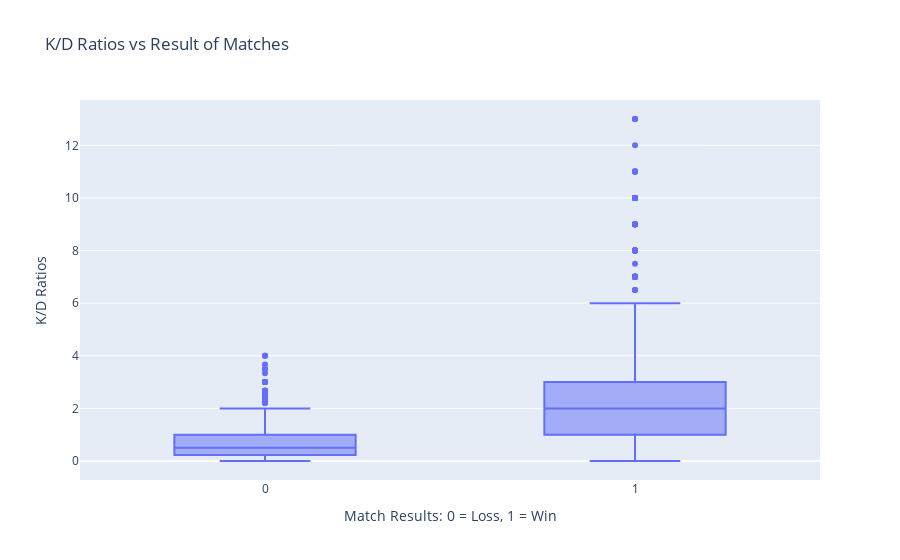

The cell this chart's notebook holds for it:
### Markdown cell above
**Plot for K/D ratio vs result column:**
In order to plot the K/D ratios and comapre them to the win/loss result of matches, the box plot was utilized to compare K/D ratios from players that win matches vs. players that lose matches. 

Based on the plot, the middle line of winning K/D ratios is way above the middle line in the box for losing K/D ratios: this suggests a significant difference in K/D ratios between players that lose/win matches. Players that win matches are going to have much higher K/D ratios than losing players, mostly because a higher K/D ratio contributes to strengthening a player, making them more likely to be able to beat the opposing players.

### Code cell
fig = px.box(
    data_frame= game[::10],
    x = 'result',
    y = 'K/D ratio',
    title= 'K/D Ratios vs Result of Matches'
)
fig.update_layout(
    xaxis_title= 'Match Results: 0 = Loss, 1 = Win',
    yaxis_title= 'K/D Ratios'
)
fig.show()
fig.write_image("kd_result_plot.png")

### Figure 1 — Plotly figure (JSON) as saved in the notebook; plotly's stock layout.template omitted (floating-point values rounded to 4 significant figures; data arrays with more than 128 entries replaced by an {"elided": "..."} marker saying what was removed)
{"data": [{"alignmentgroup": "True", "hovertemplate": "result=%{x}<br>K/D ratio=%{y}<extra></extra>", "legendgroup": "", "marker": {"color": "#636efa"}, "name": "", "notched": false, "offsetgroup": "", "orientation": "v", "showlegend": false, "type": "box", "x": {"elided": "3922 int values"}, "x0": " ", "xaxis": "x", "y": {"elided": "3922 float values"}, "y0": " ", "yaxis": "y"}], "layout": {"autosize": true, "boxmode": "group", "legend": {"tracegroupgap": 0}, "title": {"text": "K/D Ratios vs Result of Matches"}, "xaxis": {"anchor": "y", "autorange": true, "domain": [0, 1], "range": [-0.5, 1.5], "title": {"text": "Match Results: 0 = Loss, 1 = Win"}, "type": "linear"}, "yaxis": {"anchor": "x", "autorange": true, "domain": [0, 1], "range": [-0.7222, 13.72], "title": {"text": "K/D Ratios"}, "type": "linear"}}}
